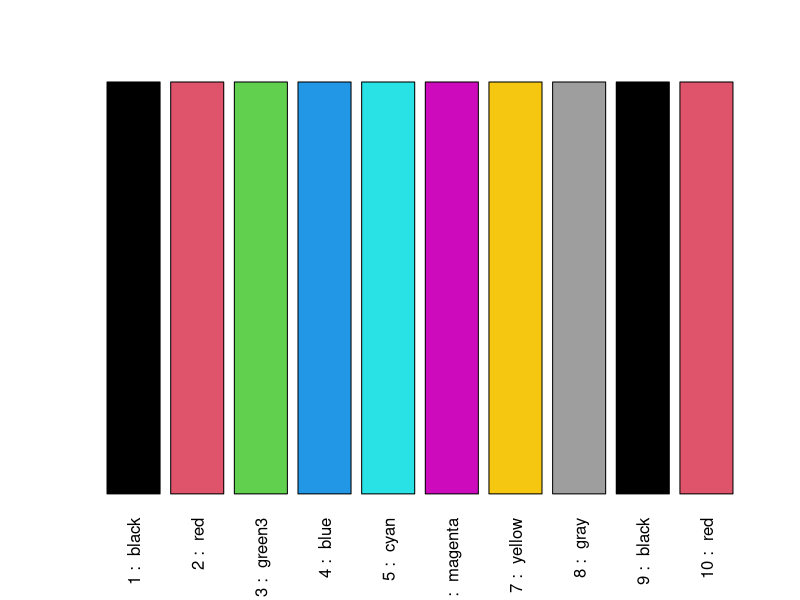
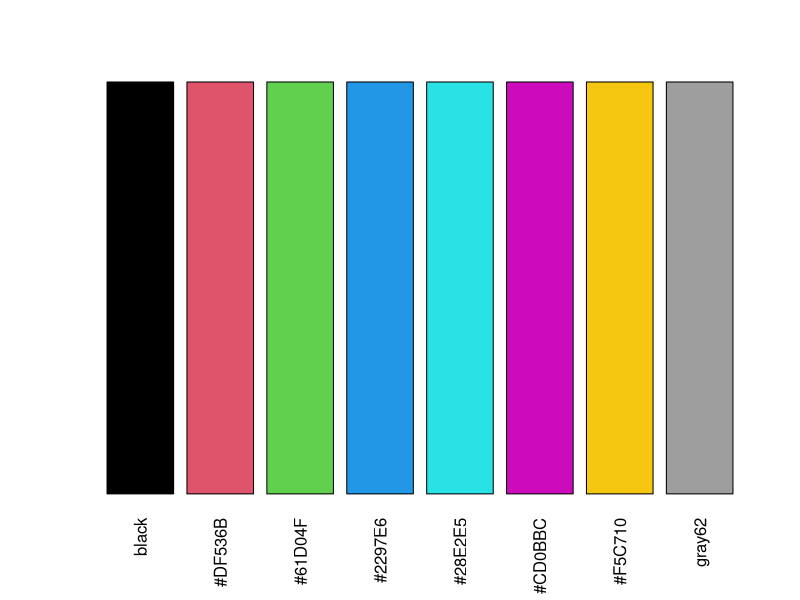

Write R code to recreate these figures, in order.
X11()

# Eight colors, repeats from 9th
barplot(
  rep(1,10),
  col=1:10,
  names.arg=
    paste (1:10, rep(': ', 10), c('black', 'red', 'green3', 'blue', 'cyan', 'magenta', 'yellow', 'gray', 'black', 'red')),
  las=2,
  yaxt='n')

z <- locator(1)

# ---- Almost same thing, but using palette()
barplot(
  rep(1,8),
  col      =palette(),
  names.arg=palette(),
  las=2,
  yaxt='n')

z <- locator(1)
